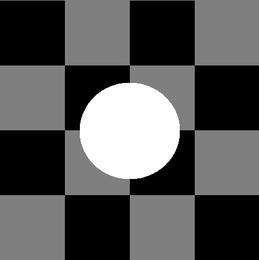
%> input picture test1.bmp, 259 x 260 px, shrunk from 415 x 417 before the run
$ octave part_AB_sp.m   (GNU Octave 9; MATLAB toolbox functions it lacks are replaced by stand-ins)
%> lines starting %> are read from the running program, lines starting %| are printed output that depends on the picture
### image_to_label.m
function [label] = image_to_label(image ,th)

% This is hard coded for the first part

s = size(image);
label = zeros(s)-1;

for i=1:1:s(1)
    for j=1:1:s(2)
        if(image(i,j) > th(1))     % White
            label(i,j)=1;
        elseif(image(i,j) > th(2)) % Gray
            label(i,j)=2;
        else                       % Black
            label(i,j)=3;
        end
    end
end

### get_superpixeled.m
function [outputImage , N] = get_superpixeled(A , n)

[L,N] = superpixels(A,n);

outputImage = zeros(size(A),'like',A);
idx = label2idx(L);
numRows = size(A,1);
numCols = size(A,2);

for labelVal = 1:N
    redIdx = idx{labelVal};
    greenIdx = idx{labelVal}+numRows*numCols;
    blueIdx = idx{labelVal}+2*numRows*numCols;
    outputImage(redIdx) = mean(A(redIdx));
    outputImage(greenIdx) = mean(A(greenIdx));
    outputImage(blueIdx) = mean(A(blueIdx));
end

### get_accuracy.m
function [acc] = get_accuracy(mat1 , mat2)

s=size(mat1);
count=0;

for i=1:1:s(1)
    for j=1:1:s(2)
        if(mat1(i,j)==mat2(i,j))
            count=count+1;
        end
    end
end

acc = count/(s(1)*s(2));

### label_to_image.m
function [image] = label_to_image(label)

% This is hard coded for the first part

s = size(label);
image = zeros(s);

for i=1:1:s(1)
    for j=1:1:s(2)
        if(label(i,j) == 3)     % Black
            image(i,j)=0;

        elseif(label(i,j)==2)   % Gray
            image(i,j)=0.5;

        elseif(label(i,j)==1)   % White
            image(i,j)=1;
        end
    end
end

### part_AB_sp.m
% Aydin Roozbeh - 9931303 - PGM HW1 Part A and B - SUPERPIXEL

close all;
clear;
clc;

% Loading The image and converting it
im=imread("test1.bmp"); % Loading the image
%> im is the input picture: size 260x259x3 uint8; min 0, max 255, mean 85.4
im_db = im2double(im);  % Converting the uint8 to double

% Since creating superpixels almost acts as a low-pass filter and filters
% gaussian noise, we consider two cases
% Case 1: We add noise and then superpixelize the image
% Case 2: We superpixelize the image and then add noise

% ================================ CASE 1 =================================

% We will consider three lables: 1 for white , 2 for gray, 3 for black
colors = [1 0.5 0]; % [1=White , 0.5=Gray , 0=Black]

% Total number of pixels in the image
pix = size(im_db,1)*size(im_db,2);
%> pix = 67340

%  *** if we ignore the distribution of colors => thresholds are at the
%  middle, We are assuming uniform a priori distribution for colors. ***
th_unif = [(colors(1) + colors(2))/2 , (colors(2) + colors(3))/2];

% Original Labeling, without noise, used later for comparison
im_gray = rgb2gray(im_db);
actual_label = image_to_label(im_gray,th_unif);

% Generating Random Noise with variance = (std)^2
% std = Standard Deviation
std = [0.001 , 0.1 ,0.3];
reset(RandStream.getGlobalStream,sum(100*clock)); % new seed for random number generator
%> (this line was passed over: RandStream is not available in this run)
noise1 = std(1)*randn(size(im_db));

reset(RandStream.getGlobalStream,sum(100*clock)); % new seed for random number generator
%> (this line was passed over: RandStream is not available in this run)
noise2 = std(2)*randn(size(im_db));

reset(RandStream.getGlobalStream,sum(100*clock)); % new seed for random number generator
%> (this line was passed over: RandStream is not available in this run)
noise3 = std(3)*randn(size(im_db));

% Noisy Images
im_noisy_1 = im_db + noise1;
im_noisy_2 = im_db + noise2;
im_noisy_3 = im_db + noise3;

% Superpixelizing the images
n=50;
im_spn_1 = rgb2gray(get_superpixeled(im_noisy_1 , n));
%> in get_superpixeled, `[L,N] = superpixels(A,n);`:
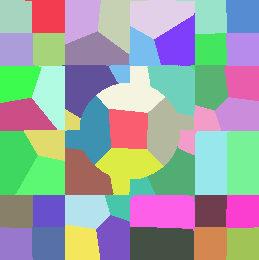
%> L: size 260x259 double; 49 distinct labels, from 1 to 49; one colour per label, 0 black
%> in get_superpixeled, `[L,N] = superpixels(A,n);`: N = 49
%> in get_superpixeled, `outputImage = zeros(size(A),'like',A);`: outputImage: size 260x259x3 double; every value is 0
%> in get_superpixeled, `idx = label2idx(L);`: idx = 49 items
%> the loop in get_superpixeled, `for labelVal = 1:N` made 49 passes
im_spn_2 = rgb2gray(get_superpixeled(im_noisy_2 , n));
%> in get_superpixeled (call 2), `[L,N] = superpixels(A,n);`: L: size 260x259 double; 49 distinct labels, from 1 to 49
%> the loop in get_superpixeled (call 2), `for labelVal = 1:N` made 49 passes
im_spn_3 = rgb2gray(get_superpixeled(im_noisy_3 , n));
%> call 3 of get_superpixeled, with n = 50
%> in get_superpixeled (call 3), `[L,N] = superpixels(A,n);`: L: size 260x259 double; 49 distinct labels, from 1 to 49
%> the loop in get_superpixeled (call 3), `for labelVal = 1:N` made 49 passes
%> after the loop in get_superpixeled (call 3), `for labelVal = 1:N`:
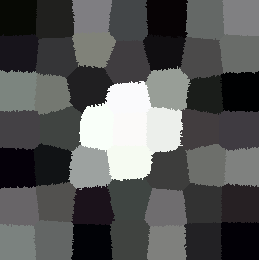
%> outputImage: size 260x259x3 double; mean R, G, B 0.333, 0.335, 0.335; mean of the top-left, top-right, bottom-left and bottom-right quarters 0.336, 0.332, 0.33, 0.339; drawn with min black and max white


% Plotting the superpixelized noisy images:
figure(1)
hold on;
subplot(1,3,1);
imshow(im_spn_1);
title("Superpixelized after nosie 1");

subplot(1,3,2);
imshow(im_spn_2);
title("Superpixelized after nosie 2");

subplot(1,3,3);
imshow(im_spn_3);
title("Superpixelized after nosie 3");

% Noisy labels (acquired from noisy images)
noisy_label_1 = image_to_label(im_spn_1,th_unif);
noisy_label_2 = image_to_label(im_spn_2,th_unif);
noisy_label_3 = image_to_label(im_spn_3,th_unif);
%> call 4 of image_to_label, with th = [0.75 0.25]
%> after the loop in image_to_label (call 4), `for i=1:1:s(1)`:
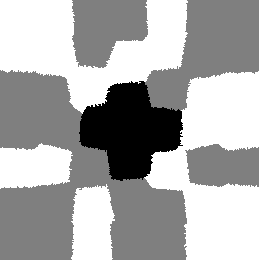
%> label: size 260x259 double; min 1, max 3, mean 2.34; drawn with min black and max white

% Measuring the accuracy of labeling in presence of noise
acc1 = 100*get_accuracy(actual_label , noisy_label_1);
%> after the loop in get_accuracy, `for i=1:1:s(1)`: count = 65662
%> in get_accuracy, `acc = count/(s(1)*s(2));`: acc = 0.975
%> acc1 = 97.51
acc2 = 100*get_accuracy(actual_label , noisy_label_2);
%> acc2 = 88.54
acc3 = 100*get_accuracy(actual_label , noisy_label_3);
%> acc3 = 80.02

disp("ACCURACY IN CASE 1:");
disp(acc1);
%| 97.508
disp(acc2);
%| 88.543
disp(acc3);
%| 80.019

% =============================== CASE 2 ==================================
clear;

im=imread("test1.bmp"); % Loading the image
im_db = im2double(im);  % Converting the uint8 to double
colors = [1 0.5 0]; % [1=White , 0.5=Gray , 0=Black]
th_unif = [(colors(1) + colors(2))/2 , (colors(2) + colors(3))/2];
im_gray = rgb2gray(im_db);
actual_label = image_to_label(im_gray,th_unif);


% Superpixelizing
n=40;
im_sp = rgb2gray(get_superpixeled(im_db , n));
%> call 4 of get_superpixeled, with n = 40
%> in get_superpixeled (call 4), `[L,N] = superpixels(A,n);`:
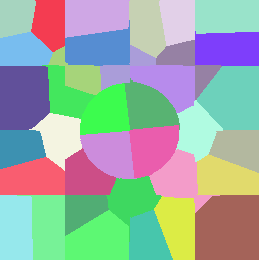
%> L: size 260x259 double; 36 distinct labels, from 1 to 36; one colour per label, 0 black
%> in get_superpixeled (call 4), `[L,N] = superpixels(A,n);`: N = 36
%> in get_superpixeled (call 4), `idx = label2idx(L);`: idx = 36 items
%> the loop in get_superpixeled (call 4), `for labelVal = 1:N` made 36 passes

figure(2);
imshow(im_sp);
title("Superpixelized at first");

% Generating Random Noise with variance = (std)^2
% std = Standard Deviation
std = [0.001 , 0.1 ,0.3];
reset(RandStream.getGlobalStream,sum(100*clock)); % new seed for random number generator
%> (this line was passed over: RandStream is not available in this run)
noise1 = std(1)*randn(size(im_sp));

reset(RandStream.getGlobalStream,sum(100*clock)); % new seed for random number generator
%> (this line was passed over: RandStream is not available in this run)
noise2 = std(2)*randn(size(im_sp));

reset(RandStream.getGlobalStream,sum(100*clock)); % new seed for random number generator
%> (this line was passed over: RandStream is not available in this run)
noise3 = std(3)*randn(size(im_sp));

% Noisy images
im_nsp_1 = im_sp + noise1;
im_nsp_2 = im_sp + noise2;
im_nsp_3 = im_sp + noise3;

% Noisy labels (acquired from noisy images)
noisy_label_1 = image_to_label(im_nsp_1,th_unif);
noisy_label_2 = image_to_label(im_nsp_2,th_unif);
noisy_label_3 = image_to_label(im_nsp_3,th_unif);
%> call 8 of image_to_label, with th = [0.75 0.25]
%> after the loop in image_to_label (call 8), `for i=1:1:s(1)`:
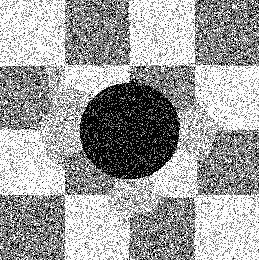
%> label: size 260x259 double; min 1, max 3, mean 2.27; drawn with min black and max white

% Reconstructing the image using the noisy labels
noisy_image_1 = label_to_image(noisy_label_1);
noisy_image_2 = label_to_image(noisy_label_2);
noisy_image_3 = label_to_image(noisy_label_3);
%> after the loop in label_to_image (call 3), `for i=1:1:s(1)`:
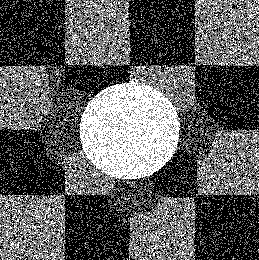
%> image: size 260x259 double; min 0, max 1, mean 0.365

% Measuring the accuracy of labeling in presence of noise
acc1 = 100*get_accuracy(actual_label , noisy_label_1);
%> acc1 = 94.7
acc2 = 100*get_accuracy(actual_label , noisy_label_2);
%> acc2 = 93.56
acc3 = 100*get_accuracy(actual_label , noisy_label_3);
%> acc3 = 68

disp("ACCURACY IN CASE 2:");
disp(acc1);
%| 94.696
disp(acc2);
%| 93.558
disp(acc3);
%| 67.998


figure(3)
subplot(2,3,1);
imshow(im_nsp_1);
title("Noise 1");

subplot(2,3,4);
imshow(noisy_image_1);
title("Labeled 1");

subplot(2,3,2);
imshow(im_nsp_2);
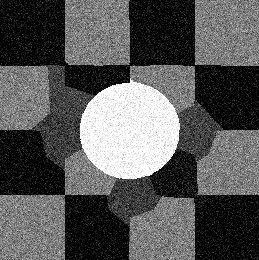
%> displayed picture: size 260x259, on the screen's scale of 0 to 255; min 0, max 255, mean 88
title("Noise 2");

subplot(2,3,5);
imshow(noisy_image_2);
title("Labeled 2");

subplot(2,3,3);
imshow(im_nsp_1);
title("Noise 3");

subplot(2,3,6);
imshow(noisy_image_3);
title("Labeled 3");
